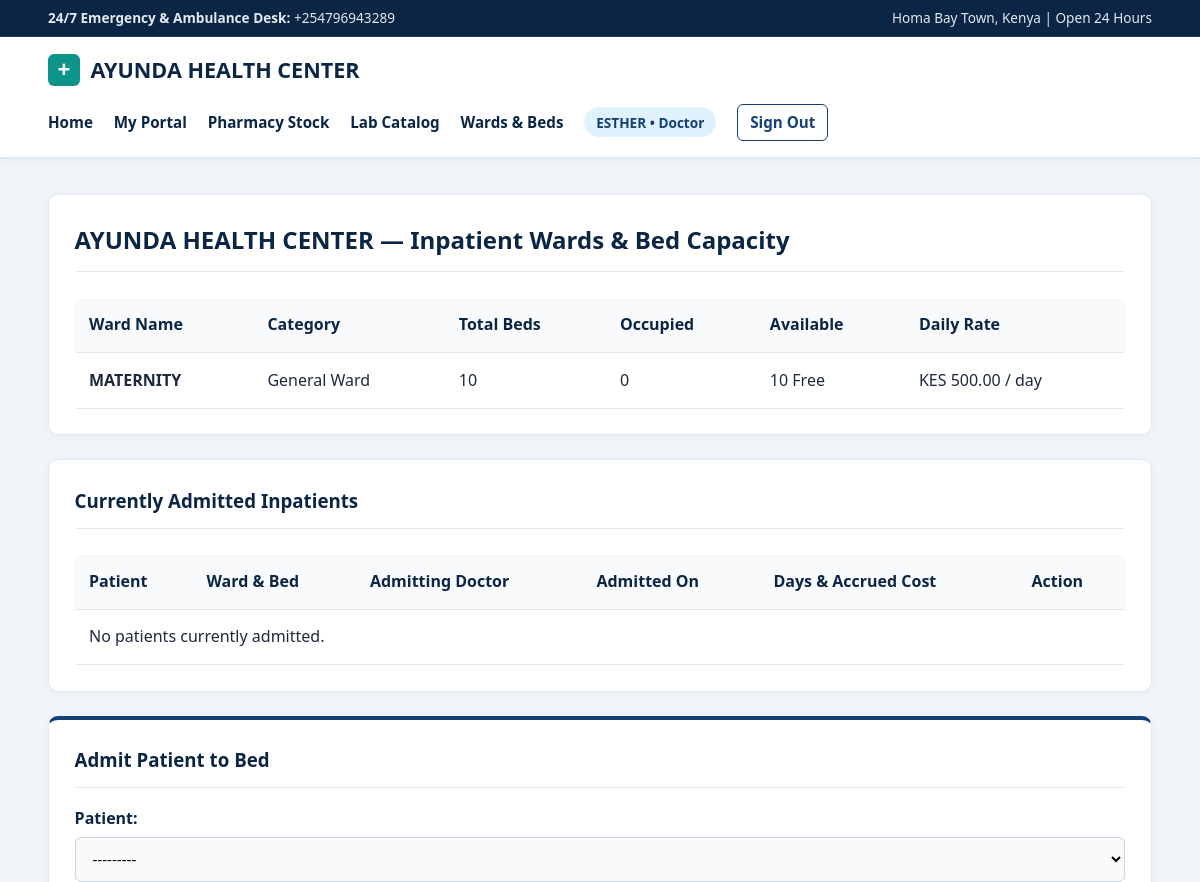
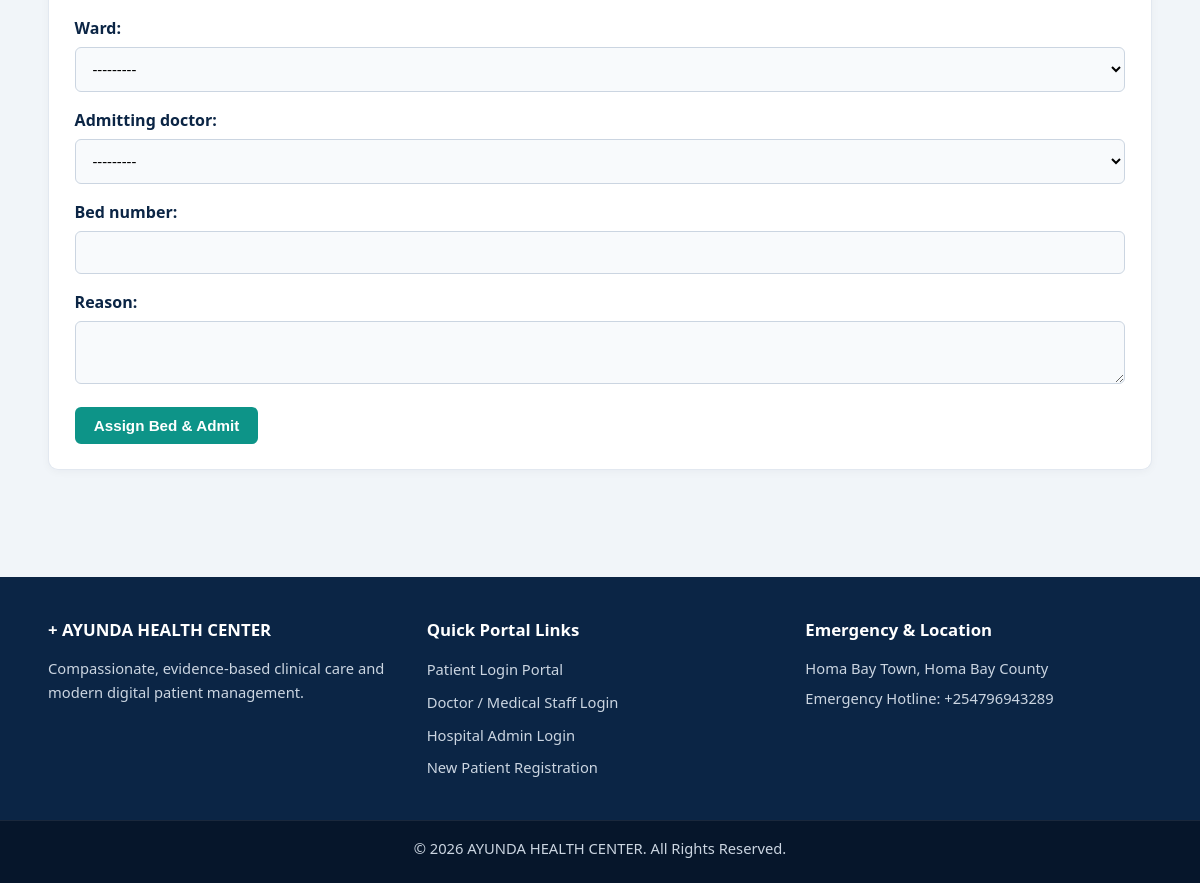
/wards/ (signed in), run on the app's committed database (2 pictures, top to bottom).
### accounts/models.py (models this page shows, shortened)
class User(AbstractUser):
    class Role(models.TextChoices):
        ADMIN = 'ADMIN', 'Admin'
        DOCTOR = 'DOCTOR', 'Doctor'
        PATIENT = 'PATIENT', 'Patient'
    role = models.CharField(
        max_length=15,
        choices=Role.choices,
        default=Role.PATIENT
    )
    phone_number = models.CharField(max_length=15, blank=True, null=True)

### hospital/models.py (models this page shows)
class Ward(models.Model):
    class WardType(models.TextChoices):
        GENERAL = 'GENERAL', 'General Ward'
        MATERNITY = 'MATERNITY', 'Maternity Ward'
        PEDIATRIC = 'PEDIATRIC', 'Pediatric Ward'
        PRIVATE = 'PRIVATE', 'Private Room'
    name = models.CharField(max_length=100, unique=True)
    ward_type = models.CharField(max_length=20, choices=WardType.choices, default=WardType.GENERAL)
    total_beds = models.PositiveIntegerField(default=10)
    daily_rate = models.DecimalField(max_digits=10, decimal_places=2, help_text="Daily bed charge in KES")
    @property
    def occupied_beds(self):
        return self.admissions.filter(is_discharged=False).count()
    @property
    def available_beds(self):
        return max(0, self.total_beds - self.occupied_beds)
    def __str__(self):
        return f"{self.name} ({self.get_ward_type_display()}) — {self.available_beds}/{self.total_beds} Beds Free (KES {self.daily_rate}/day)"

### hospital/ward_views.py (the view, shortened to what this page needs)
# urls.py: path('wards/', ward_views.ward_management, name='ward_management'),
@login_required
def ward_management(request):
    if request.user.role not in [User.Role.ADMIN, User.Role.DOCTOR] and not request.user.is_superuser:
        return redirect('dashboard_redirect')
    wards = Ward.objects.all()
    active_admissions = Admission.objects.filter(is_discharged=False).order_by('-admitted_at')
    past_admissions = Admission.objects.filter(is_discharged=True).order_by('-discharged_at')[:10]
    ward_form = WardForm()
    admit_form = AdmissionForm()
    return render(request, 'hospital/ward_management.html', {
        'wards': wards,
        'active_admissions': active_admissions,
        'past_admissions': past_admissions,
        'ward_form': ward_form,
        'admit_form': admit_form,
    })

### hospital/forms.py (shortened to what this page needs)
class WardForm(forms.ModelForm):
    class Meta:
        model = Ward
        fields = ('name', 'ward_type', 'total_beds', 'daily_rate')

class AdmissionForm(forms.ModelForm):
    class Meta:
        model = Admission
        fields = ('patient', 'ward', 'admitting_doctor', 'bed_number', 'reason')
        widgets = {
            'reason': forms.Textarea(attrs={'rows': 2}),
        }
    def __init__(self, *args, **kwargs):
        super().__init__(*args, **kwargs)
        self.fields['patient'].queryset = PatientProfile.objects.filter(is_approved=True)
        self.fields['admitting_doctor'].queryset = DoctorProfile.objects.filter(is_approved=True)

### accounts/models.py (called while the page is built)
    def __str__(self):
        return f"Dr. {self.user.get_full_name() or self.user.username} - {self.specialization}"

    def __str__(self):
        return f"{self.user.get_full_name() or self.user.username}"

### templates/hospital/ward_management.html (shortened to what this page needs)
{% extends 'base.html' %}
{% block content %}
<div class="card">
    <div class="card-header">
        <h2>AYUNDA HEALTH CENTER — Inpatient Wards & Bed Capacity</h2>
    </div>
    <div class="table-responsive">
        <table>
            <thead>
                <tr>
                    <th>Ward Name</th>
                    <th>Category</th>
                    <th>Total Beds</th>
                    <th>Occupied</th>
                    <th>Available</th>
                    <th>Daily Rate</th>
                </tr>
            </thead>
            <tbody>
                {% for ward in wards %}
                <tr>
                    <td><strong>{{ ward.name }}</strong></td>
                    <td>{{ ward.get_ward_type_display }}</td>
                    <td>{{ ward.total_beds }}</td>
                    <td>{{ ward.occupied_beds }}</td>
                    <td>
                        {% if ward.available_beds > 0 %}
                            <span class="badge badge-completed">{{ ward.available_beds }} Free</span>
                        {% else %}
                            <span class="badge badge-cancelled">Full</span>
                        {% endif %}
                    </td>
                    <td>KES {{ ward.daily_rate }} / day</td>
                </tr>
                {% empty %}
                <tr><td colspan="6">No wards configured yet.</td></tr>
                {% endfor %}
            </tbody>
        </table>
    </div>
</div>
<div class="card">
    <div class="card-header">
        <h3>Currently Admitted Inpatients</h3>
    </div>
    <div class="table-responsive">
        <table>
            <thead>
                <tr>
                    <th>Patient</th>
                    <th>Ward & Bed</th>
                    <th>Admitting Doctor</th>
                    <th>Admitted On</th>
                    <th>Days & Accrued Cost</th>
                    <th>Action</th>
                </tr>
            </thead>
            <tbody>
                {% for adm in active_admissions %}
                <tr>
                    <td><strong>{{ adm.patient }}</strong></td>
                    <td>{{ adm.ward.name }} — <strong>Bed {{ adm.bed_number }}</strong></td>
                    <td>{{ adm.admitting_doctor|default:"—" }}</td>
                    <td>{{ adm.admitted_at|date:"M d, Y H:i" }}</td>
                    <td>{{ adm.days_admitted }} day(s) — <strong>KES {{ adm.total_ward_cost }}</strong></td>
                    <td>
                        <a href="{% url 'discharge_patient' adm.id %}" class="btn btn-danger btn-sm">Discharge Patient</a>
                    </td>
                </tr>
                {% empty %}
                <tr><td colspan="6">No patients currently admitted.</td></tr>
                {% endfor %}
            </tbody>
        </table>
    </div>
</div>
<div class="two-col-grid">
    <div class="card clinical-card">
        <div class="card-header">
            <h3>Admit Patient to Bed</h3>
        </div>
        <form method="post">
            {{ admit_form.as_p }}
            <button type="submit" class="btn btn-teal">Assign Bed & Admit</button>
        </form>
    </div>
</div>
{% endblock %}

### templates/base.html (shortened to what this page needs)
{% load static %}
<!DOCTYPE html>
<html lang="en">
<head>
    <link rel="stylesheet" href="{% static 'css/style.css' %}?v=3">
    <link rel="stylesheet" href="{% static 'css/footer.css' %}?v=2">
</head>
<body>
    <div class="top-medical-bar">
        <div class="container top-bar-content">
            <span><strong>24/7 Emergency & Ambulance Desk:</strong> +254796943289</span>
            <span>Homa Bay Town, Kenya | Open 24 Hours</span>
        </div>
    </div>
    <header class="navbar">
        <div class="container nav-content">
            <a href="{% url 'home' %}" class="brand">
                <span class="medical-cross">+</span>
                <span>AYUNDA HEALTH CENTER</span>
            </a>
            <ul class="nav-links">
                <li><a href="{% url 'home' %}">Home</a></li>
                {% if user.is_authenticated %}
                    <li><a href="{% url 'dashboard_redirect' %}">My Portal</a></li>
                    {% if user.role == 'ADMIN' or user.role == 'DOCTOR' or user.is_superuser %}
                        <li><a href="{% url 'pharmacy_inventory' %}">Pharmacy Stock</a></li>
                        <li><a href="{% url 'lab_catalog' %}">Lab Catalog</a></li>
                        <li><a href="{% url 'ward_management' %}">Wards & Beds</a></li>
                    {% endif %}
                    <li><span class="user-badge">{{ user.username }} &bull; {{ user.get_role_display }}</span></li>
                    <li><a href="{% url 'logout' %}" class="btn btn-outline btn-sm">Sign Out</a></li>
                {% else %}
                    <li><a href="{% url 'patient_login' %}">Patient Login</a></li>
                    <li><a href="{% url 'doctor_login' %}">Doctor Login</a></li>
                    <li><a href="{% url 'admin_login' %}">Admin Login</a></li>
                    <li><a href="{% url 'register_patient' %}" class="btn btn-teal">Register</a></li>
                {% endif %}
            </ul>
        </div>
    </header>
    <main class="container main-content">
        {% block content %}{% endblock %}
    </main>
    <footer class="footer">
        <div class="container footer-grid">
            <div>
                <h4>+ AYUNDA HEALTH CENTER</h4>
                <p>Compassionate, evidence-based clinical care and modern digital patient management.</p>
            </div>
            <div>
                <h4>Quick Portal Links</h4>
                <ul class="footer-links">
                    <li><a href="{% url 'patient_login' %}">Patient Login Portal</a></li>
                    <li><a href="{% url 'doctor_login' %}">Doctor / Medical Staff Login</a></li>
                    <li><a href="{% url 'admin_login' %}">Hospital Admin Login</a></li>
                    <li><a href="{% url 'register_patient' %}">New Patient Registration</a></li>
                </ul>
            </div>
            <div>
                <h4>Emergency & Location</h4>
                <p>Homa Bay Town, Homa Bay County</p>
                <p>Emergency Hotline: +254796943289</p>
            </div>
        </div>
        <div class="footer-bottom">
            <p>&copy; 2026 AYUNDA HEALTH CENTER. All Rights Reserved.</p>
        </div>
    </footer>
</body>
</html>

### static/css/style.css (style rules this page uses)
:root { --navy-dark: #0b2545; --navy-primary: #134074; --teal-primary: #0d9488; --teal-dark: #0f766e; --teal-light: #ccfbf1; --bg-clinical: #f1f5f9; --surface-white: #ffffff; --text-main: #1e293b; --text-muted: #64748b; --border-subtle: #e2e8f0; }
* { box-sizing: border-box; margin: 0; padding: 0; }
body { font-family: 'Segoe UI', system-ui, -apple-system, sans-serif; background-color: var(--bg-clinical); color: var(--text-main); line-height: 1.6; display: flex; flex-direction: column; min-height: 100vh; }
.container { width: 92%; max-width: 1200px; margin: 0 auto; }
.top-medical-bar { background-color: #0b2545; color: #e2e8f0; font-size: 0.85rem; padding: 0.45rem 0; border-bottom: 1px solid rgba(255, 255, 255, 0.1); }
.top-bar-content { display: flex; justify-content: space-between; align-items: center; flex-wrap: wrap; gap: 0.5rem; }
.navbar { background-color: #ffffff; padding: 1rem 0; border-bottom: 2px solid #e2e8f0; box-shadow: 0 2px 6px rgba(15, 23, 42, 0.04); position: sticky; top: 0; z-index: 100; }
.nav-content { display: flex; justify-content: space-between; align-items: center; flex-wrap: wrap; gap: 1rem; }
.brand { display: flex; align-items: center; gap: 0.65rem; font-size: 1.35rem; font-weight: 800; color: #0b2545; text-decoration: none; }
.medical-cross { display: inline-flex; align-items: center; justify-content: center; width: 32px; height: 32px; background-color: #0d9488; color: #ffffff; border-radius: 6px; font-size: 1.4rem; font-weight: 900; line-height: 1; }
.nav-links { list-style: none; display: flex; align-items: center; gap: 1.3rem; flex-wrap: wrap; }
.nav-links a { color: #0b2545; text-decoration: none; font-weight: 600; font-size: 0.95rem; }
.user-badge { background-color: #e0f2fe; color: #134074; padding: 0.35rem 0.75rem; border-radius: 20px; font-size: 0.85rem; font-weight: 600; }
.main-content { flex: 1; padding: 2.2rem 0; }
.btn { display: inline-block; padding: 0.6rem 1.2rem; border-radius: 6px; text-decoration: none; font-weight: 600; border: none; cursor: pointer; font-size: 0.95rem; transition: all 0.2s ease; }
.btn-sm { padding: 0.35rem 0.75rem; font-size: 0.85rem; }
.btn-teal, .btn-primary { background-color: #0d9488; color: #ffffff !important; }
.btn-outline { border: 1.5px solid #134074; color: #134074 !important; background: transparent; }
.two-col-grid { display: grid; grid-template-columns: repeat(auto-fit, minmax(320px, 1fr)); gap: 1.5rem; }
.card { background-color: #ffffff; border: 1px solid #e2e8f0; border-radius: 10px; padding: 1.6rem; box-shadow: 0 2px 8px rgba(15, 23, 42, 0.04); margin-bottom: 1.5rem; }
.clinical-card { border-top: 4px solid #134074; }
.card-header { display: flex; justify-content: space-between; align-items: center; margin-bottom: 1.1rem; border-bottom: 1px solid #e2e8f0; padding-bottom: 0.75rem; }
.card-header h2, .card-header h3 { color: #0b2545; }
form p { margin-bottom: 1rem; }
form label { display: block; font-weight: 600; margin-bottom: 0.35rem; color: #0b2545; }
form input, form select, form textarea { width: 100%; padding: 0.65rem 0.8rem; border: 1px solid #cbd5e1; border-radius: 6px; font-size: 0.95rem; font-family: inherit; background-color: #f8fafc; }
.table-responsive { overflow-x: auto; }
table { width: 100%; border-collapse: collapse; margin-top: 0.5rem; }
th, td { padding: 0.9rem; text-align: left; border-bottom: 1px solid #e2e8f0; }
th { background-color: #f8fafc; font-weight: 700; color: #0b2545; }

### static/css/footer.css (style rules this page uses)
footer.footer { background-color: #0b2545; color: #cbd5e1; padding-top: 2.5rem; margin-top: 3rem; width: 100%; display: block; }
.footer-grid { display: grid; grid-template-columns: repeat(auto-fit, minmax(240px, 1fr)); gap: 2rem; padding-bottom: 2rem; }
footer.footer h4 { color: #ffffff; margin-bottom: 0.8rem; font-size: 1.05rem; font-weight: 700; }
footer.footer p { color: #cbd5e1; font-size: 0.92rem; margin-bottom: 0.4rem; }
.footer-links { list-style: none; padding: 0; }
.footer-links li { margin-bottom: 0.45rem; }
.footer-links a { color: #cbd5e1; text-decoration: none; font-size: 0.92rem; }
.footer-bottom { background-color: #06162b; text-align: center; padding: 1rem 0; font-size: 0.85rem; color: #94a3b8; border-top: 1px solid rgba(255, 255, 255, 0.08); }

### data on the page
User: username "ESTHER", role "Doctor"
Ward: name "MATERNITY", ward_type "General Ward", total_beds "10", occupied_beds "0", available_beds "10", daily_rate "500.00"
